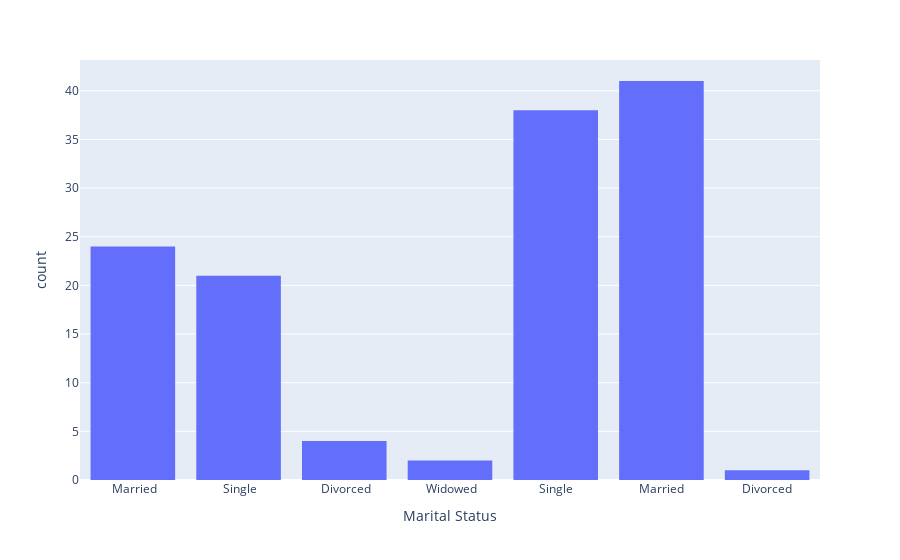

Notebook code for this chart:
### Code cell
px.histogram(df,x ='Marital Status')

### Figure 1 — Plotly figure (JSON) as saved in the notebook; plotly's stock layout.template omitted (floating-point values rounded to 4 significant figures; data arrays with more than 128 entries replaced by an {"elided": "..."} marker saying what was removed)
{"data": [{"alignmentgroup": "True", "bingroup": "x", "hovertemplate": "Marital Status=%{x}<br>count=%{y}<extra></extra>", "legendgroup": "", "marker": {"color": "#636efa", "pattern": {"shape": ""}}, "name": "", "offsetgroup": "", "orientation": "v", "showlegend": false, "type": "histogram", "x": {"elided": "131 str values"}, "xaxis": "x", "yaxis": "y"}], "layout": {"barmode": "relative", "legend": {"tracegroupgap": 0}, "margin": {"t": 60}, "xaxis": {"anchor": "y", "domain": [0, 1], "title": {"text": "Marital Status"}}, "yaxis": {"anchor": "x", "domain": [0, 1], "title": {"text": "count"}}}}
